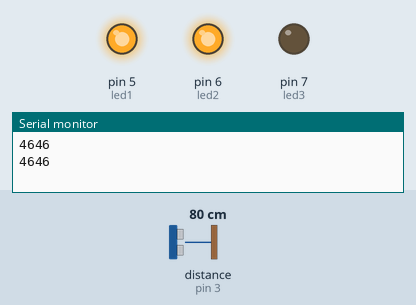
Bench run of a sketch on a simulated Arduino Uno, built with avr-gcc and run on an emulated ATmega328P. Parts: output pins drawn as LEDs (lit = HIGH), the last lines printed to the serial monitor. Wiring (inferred from the names in the program): ultrasonic range finder: trigger pin 2; echo pin 3. Inputs (shaded band) come from the test bench; at power-on: distance to the obstacle (sensor on pin 3) 80 cm. The echo pulse lasts 58.3 µs per cm; pins used as bus, display or sensor lines are not drawn.

Above: at 1.8 s.
1.9 s: distance to the obstacle (sensor on pin 3) set to 14 cm
3.4 s: distance to the obstacle (sensor on pin 3) set to 11 cm
At 4.9 s:
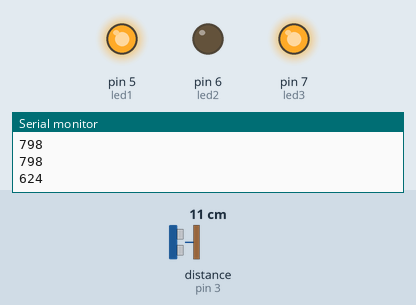
5.5 s: distance to the obstacle (sensor on pin 3) set to 9 cm
7.2 s: distance to the obstacle (sensor on pin 3) set to 6 cm
At 9.2 s:
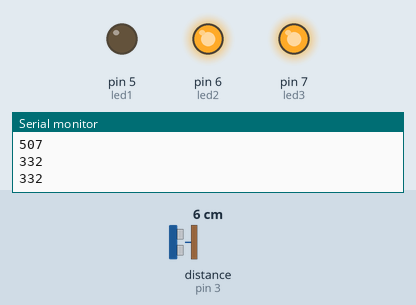
9.5 s: distance to the obstacle (sensor on pin 3) set to 18 cm
At 11.0 s:
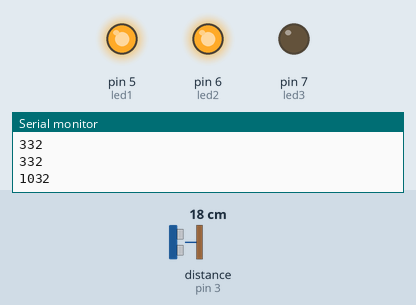
11.5 s: distance to the obstacle (sensor on pin 3) set to 2 cm
At 12.6 s:
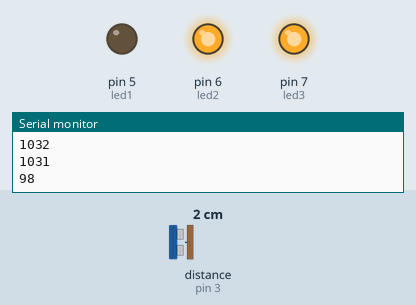
Timing chart, 0 to 14.5 s (numbered marks = the images above; inputs shaded):
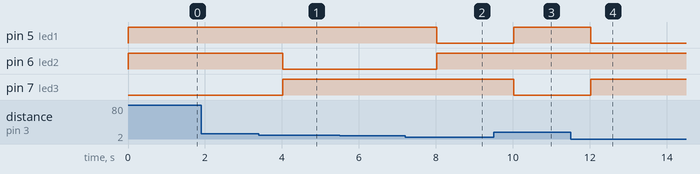

Measured:
- the behaviour switches between 13 and 12 cm on distance to the obstacle (sensor on pin 3) (found by bisection; images 0 and 1)
- the behaviour switches between 8 and 7 cm on distance to the obstacle (sensor on pin 3) (found by bisection; images 1 and 2)
- after the input at 3.4 s, pin 6 (led2): HIGH → LOW after 0.62 s; pin 7 (led3): LOW → HIGH after 0.62 s
- after the input at 7.2 s, pin 5 (led1): HIGH → LOW after 0.82 s; pin 6 (led2): LOW → HIGH after 0.82 s
- after the input at 9.5 s, pin 5 (led1): LOW → HIGH after 0.52 s; pin 7 (led3): HIGH → LOW after 0.52 s
- after the input at 11.5 s, pin 5 (led1): HIGH → LOW after 0.53 s; pin 7 (led3): LOW → HIGH after 0.53 s

The sketch:

PracticaSupersonico.ino
```cpp
const int trig=2;
const int echo=3;
const int led1=5;
const int led2=6;
const int led3=7;

int time=0;
void setup() {
  // put your setup code here, to run once:
  Serial.begin(9600);
  pinMode(trig, OUTPUT);
  pinMode(echo, INPUT);
  pinMode(led1, OUTPUT);
  pinMode(led2, OUTPUT);
  pinMode(led3, OUTPUT);
}

void loop() {
  // put your main code here, to run repeatedly:
  //El orden que lleva el ultrasonico es desde Vcc, el orden en Arduino es: 5v, pin digital, pin digital, gnd
  digitalWrite(trig, HIGH);
  delayMicroseconds(20);
  digitalWrite(trig, LOW);
  time=pulseIn(echo, HIGH);
  Serial.println(time);
  digitalWrite(led1, HIGH);
  digitalWrite(led2, HIGH);
  digitalWrite(led3, HIGH);
  if(time<=400 && time>0){
    digitalWrite(led1, LOW);
  }else{
    digitalWrite(led1, HIGH);
  }

  if(time>=401 && time<700){
    digitalWrite(led2, LOW);
  }else{
    digitalWrite(led2, HIGH);
  }

  if(time>=700){
    digitalWrite(led3, LOW);
  }else{
    digitalWrite(led3, HIGH);
  }
  delay(1000);
}
```
